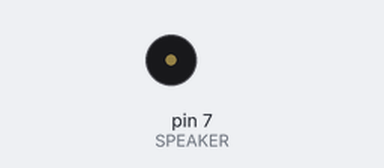
Bench run of a sketch on a simulated Arduino Uno, built with avr-gcc and run on an emulated ATmega328P. On the bench: buzzer (waves = sounding).

Above: at 0.1 s.
Timing chart, 0 to 1.6 s (numbered marks = the images above):
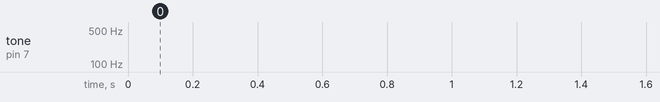

The sketch:

speaker.ino
```cpp
#define SPEAKER 7

void setup() {
  pinMode( SPEAKER, OUTPUT );
}

void loop() {
  tone(SPEAKER, millis() % 1000 );
}
```
